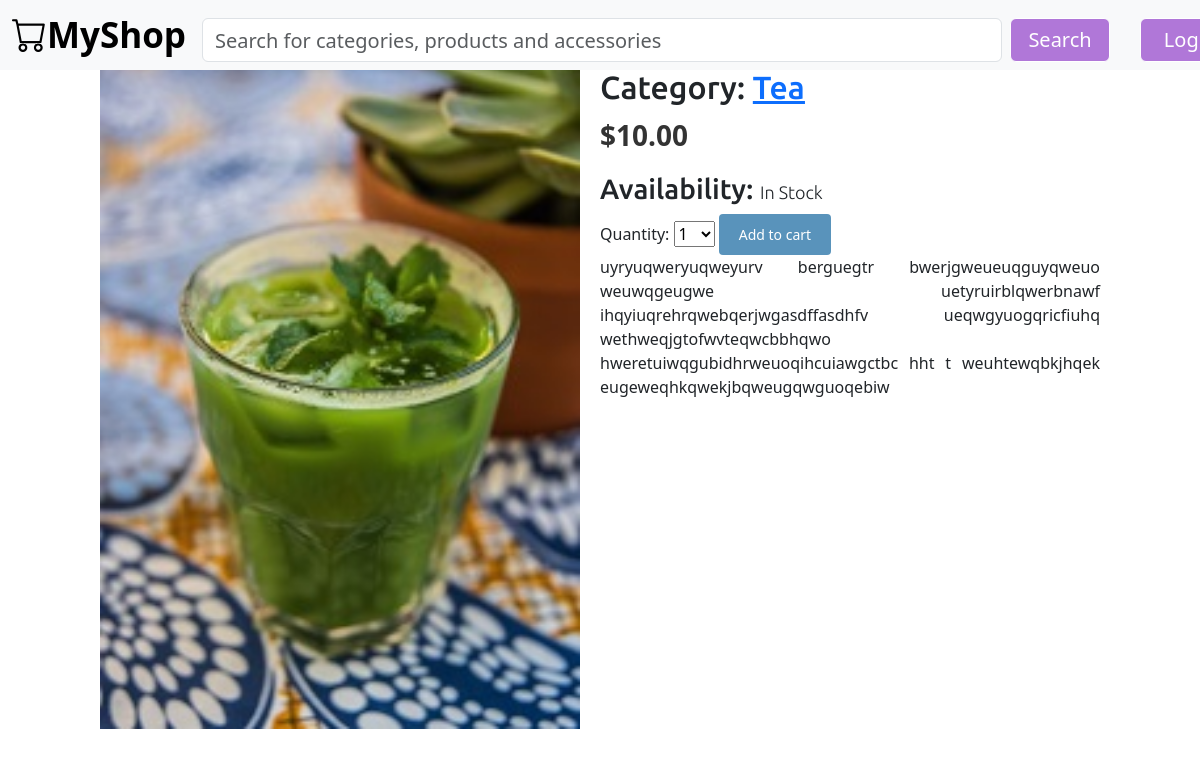
Page /1/green-tea/ on the committed database.
### shop/models.py (models this page shows, shortened)
class Product(models.Model):
    category= models.ForeignKey(Category,
                                related_name='products',
                                on_delete=models.CASCADE)
    name= models.CharField(max_length=200)
    slug= models.SlugField(max_length=200)
    image= models.ImageField(upload_to='products/%Y/%m/%d',blank=True)
    description= models.TextField(blank=True)
    price= models.DecimalField(max_digits=10,
                               decimal_places=2)
    available= models.BooleanField(default=True)
    created= models.DateTimeField(auto_now_add=True)
    updated= models.DateTimeField(auto_now=True)
    stock_quantity= models.PositiveIntegerField()
    class Meta:
        ordering= ['name']
        indexes= [
            models.Index(fields=['id', 'slug']),
            models.Index(fields=['name']),
            models.Index(fields=['-created'])
        ]

class Category(models.Model):
    name= models.CharField(max_length=200)
    slug= models.SlugField(max_length=200, unique=True)
    class Meta:
        ordering= ['name']
        indexes= [
            models.Index(fields=['name']),
        ]
        verbose_name= 'category'
        verbose_name_plural= 'categories'
    def __str__(self) -> str:
        return self.name
    def get_absolute_url(self):
        return reverse('shop:product_list_by_category',
                       args=[self.slug])

### shop/views.py (the view)
# urls.py: path('<int:id>/<slug:slug>/', views.product_detail,name='product_detail')
def product_detail(request, id, slug):
    product= get_object_or_404(Product,
                               id=id,
                               slug=slug,
                               available=True)
    cart_product_form= CartAddProductForm()
    return render(request,
                  'shop/product/detail.html',
                  {'product': product,
                   'cart_product_form': cart_product_form},)

### cart/forms.py
class CartAddProductForm(forms.Form):
    quantity= forms.TypedChoiceField(
        choices= PRODUCT_QUANTITY_CHOICES,
        coerce=int
    )
    override= forms.BooleanField(required=False,
                                 initial=False,
                                 widget=forms.HiddenInput)

### cart/context_processors.py (called while the page is built)
def cart(request):
    return {'cart': Cart(request)}

### shop/templates/shop/product/detail.html (shortened to what this page needs)
{% extends "shop/base.html" %}
{% load static %}
{% load thumbnail %}
{% block content %}
    <div class="product-detail">
        <img src="{% if product.image %}{{ product.image.url }}{% else %} {% static 'img/no_image_1.jpg' %}{% endif %}">
        <h1>{{ product.name }}</h1>
        <h2>Category:
            <a href="{{ product.category.get_absolute_url }}">
                {{ product.category }}
            </a>
        </h2>
        <p class="price">${{ product.price }}</p>
        <h3 class="in_stock">
            Availability:
            {% if product.stock_quantity >= 10 %}
                <p class="in_stock">In Stock</p>
            {% elif 5 < product.stock_quantity > 10 %}
                <p class="in_stock">Few Stock remaining</p>
            {% elif product.stock_quantity <= 0 %}
                <p class="in_stock">Out of Stock</p>
            {% else %}<p class="in_stock">
                {{ product.stock_quantity }} items left</p>
            {% endif %}
            </h3>
        <form action="{% url 'cart:cart_add' product.id %}" method="post">
            {{ cart_product_form }}
            <input type="submit", value="Add to cart">
        </form>
        {{ product.description|linebreaks }}
    </div>
{% endblock %}

### shop/static/css/style.css (style rules this page uses)
body { margin:0; padding:0; font-family:helvetica, sans-serif; }
h1, h2, h3, h4, h5 , h6 { font-family: 'Ubuntu', sans-serif; font-weight:normal; }
a { text-decoration:none; color:#5993bb; }
a.button, input[type="submit"] { color:#fff; background:#5993bb; border-radius:4px; padding:10px 20px; font-size:14px; border:0; }
.product-detail { text-align:justify; }
.product-detail .price { color:#333; font-size:28px; font-weight:bold; }
.product-detail img { width:50%; height: 50%; float:left; padding:0 20px 20px 0; }
.product-detail h1 { margin-bottom:0; }
.product-detail h2 { margin-top:10px; }
h3 .in_stock { font-size: 18px; margin: 0; padding: 0; font-family: 'Ubuntu', sans-serif; font-weight:lighter; display: inline; }

### rows in the picture
Product: image (picture), category "Tea", price "10.00", description "uyryuqweryuqweyurv berguegtr bwerjgweueuqguyqweuo weuwqgeugwe uetyruirblqwerbnawf ihqyiuqrehrqwebqerjwgasdffasdhfv ueqwgyuogqricfiuhq wethweqjgtofwvteqwcbbhqwo hweretuiwqgubidhrweuoqihcuiawgctbc hht t weuhtewqbkjhqek eugeweqhkqwekjbqweugqwguoqebiw"
